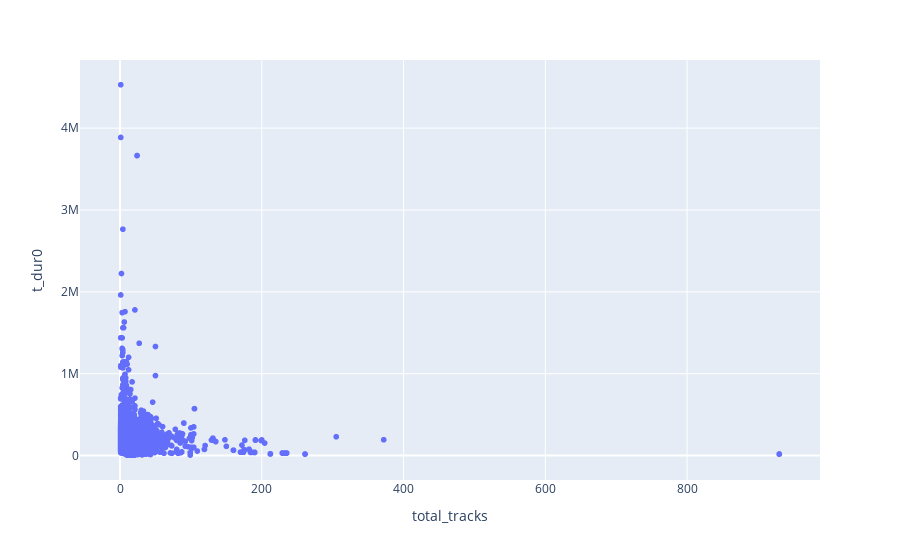

Write notebook code for a chart like this one.
### Markdown cell above
### Scatter
Se realiza una grafica de puntos utilizando dos columnas del dataframe

### Code cell
fig = px.scatter(df, x="total_tracks", y="t_dur0")
fig.show()

### Figure 1 — Plotly figure (JSON) as saved in the notebook; plotly's stock layout.template omitted (floating-point values rounded to 4 significant figures; data arrays with more than 128 entries replaced by an {"elided": "..."} marker saying what was removed)
{"data": [{"hovertemplate": "total_tracks=%{x}<br>t_dur0=%{y}<extra></extra>", "legendgroup": "", "marker": {"color": "#636efa", "symbol": "circle"}, "mode": "markers", "name": "", "showlegend": false, "type": "scattergl", "x": {"elided": "21207 int values"}, "xaxis": "x", "y": {"elided": "21207 int values"}, "yaxis": "y"}], "layout": {"autosize": true, "legend": {"tracegroupgap": 0}, "margin": {"t": 60}, "xaxis": {"anchor": "y", "autorange": true, "domain": [0, 1], "range": [-54.67, 985.7], "title": {"text": "total_tracks"}, "type": "linear"}, "yaxis": {"anchor": "x", "autorange": true, "domain": [0, 1], "range": [-316700.0, 4850000.0], "title": {"text": "t_dur0"}, "type": "linear"}}}
